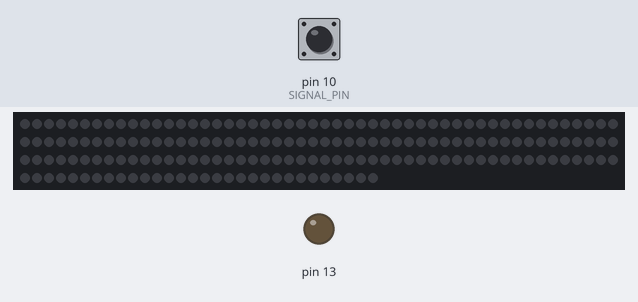
The sketch below on a simulated Teensy 4. On the bench: 180 RGB LEDs in strip order, left to right, continuing on the next row, output pins drawn as LEDs (lit = HIGH). The inputs (shaded band) are chosen by the test bench; at power-on: pin 10 (SIGNAL_PIN) LOW. Dim RGB values are drawn brighter than linear; random numbers use the default seed unless the sketch sets one; what the sketch prints to the serial monitor is not drawn.

Above: at 3.2 s.
3.3 s: pin 10 (SIGNAL_PIN) driven HIGH
At 4.0 s:
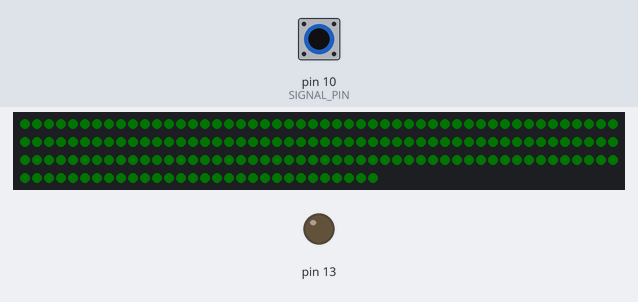
4.9 s: pin 10 (SIGNAL_PIN) driven LOW
6.4 s: pin 10 (SIGNAL_PIN) driven HIGH
At 6.55 s:
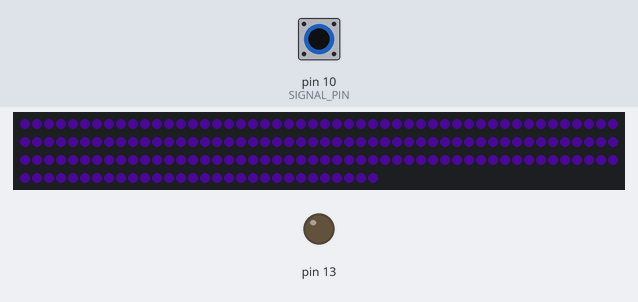
10.2 s: pin 10 (SIGNAL_PIN) pulsed LOW 2 times (0.12 s each, 0.3 s apart)
At 11.03 s:
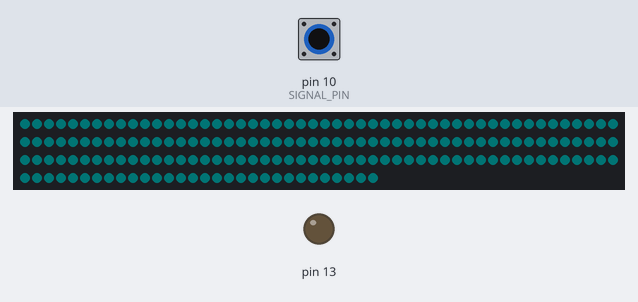

Measured:
- after the input at 3.3 s, the LEDs: first change at once (image 1 shows a later state)
- after the input at 6.4 s, the LEDs: change at once (image 2)

The sketch:

lightController.ino
```cpp
#define USE_OCTOWS2811
#include <OctoWS2811.h>
#include <FastLED.h>
FASTLED_USING_NAMESPACE

#define ARRAY_SIZE(A) (sizeof(A) / sizeof((A)[0]))

#define SIGNAL_PIN 10
#define NUM_LEDS_PER_STRIP 180
#define NUM_STRIPS 8
const int NUM_LEDS = NUM_STRIPS * NUM_LEDS_PER_STRIP;

CRGB leds[NUM_STRIPS * NUM_LEDS_PER_STRIP];

bool prev_state = false;
bool is_button_pressed = false;
bool first_enter = false;
uint32_t last_button_press = 0;

uint32_t last_draw = 0;
uint32_t wait_draw = 10;

uint8_t mode = 0;
uint8_t dir = 0;
uint8_t bri_pulse = 0;

// Annimatios
void draw_randColor();
void draw_rainbowvibe();
void draw_rainbow();
void vibe_sparkle();
void vibe_pulse();

// List of animations to cycle through.  Each is defined as a separate function below.
typedef void (*AnimationList[])();
AnimationList animations = {draw_randColor, draw_rainbowvibe, draw_rainbow, vibe_sparkle, vibe_pulse};
int current_anim = 0;

int motion_offset = 0;
uint8_t global_hue = 0;

/////////////////////////////////////////////////
// Core
/////////////////////////////////////////////////

void setup()
{

    Serial.begin(115200);

    FastLED.addLeds<OCTOWS2811>(leds, NUM_LEDS_PER_STRIP);
    FastLED.setBrightness(32);
    pinMode(13, OUTPUT);
    pinMode(SIGNAL_PIN, INPUT);

    delay(2000);
    Serial.println("Hello");
}

void loop()
{
    EVERY_N_MILLISECONDS(10) { mode = 1 - mode; };
    EVERY_N_MILLISECONDS(40) { motion_offset = (motion_offset + 1) % NUM_LEDS_PER_STRIP; };
    EVERY_N_MILLISECONDS(20) { global_hue++; };
    EVERY_N_SECONDS(10) {set_next_animation();}
    checkSignal();
    draw();
}

/////////////////////////////////////////////////
// Input Handlers
/////////////////////////////////////////////////

void checkSignal()
{
    is_button_pressed = digitalRead(SIGNAL_PIN);
    if (is_button_pressed != prev_state)
    {
        set_next_animation();
        last_button_press = millis();
    }

    first_enter = is_button_pressed && !prev_state;
    prev_state = is_button_pressed;
}

/////////////////////////////////////////////////
// Draw Functions
/////////////////////////////////////////////////

void set_next_animation()
{
    current_anim = (current_anim + 1) % ARRAY_SIZE(animations);
}

void draw()
{
    if (last_draw + wait_draw < millis())
    {

        //draw_randColor();
        //draw_rainbowvibe();
        //draw_rainbow();
        //vibe_sparkle();
        vibe_pulse();
        //animations[current_anim]();
        last_draw = millis();
    }
    FastLED.show();
}

typedef struct RandColorState
{
    uint8_t hue = 0;
    uint8_t offset = 40;
} RandColorState_t;

RandColorState_t randColorState;

void setAnim_randColor()
{
    randColorState.hue = random8();
}

void draw_randColor()
{
    for (int s = 0; s < NUM_STRIPS; s++)
    {
        for (int i = 0; i < NUM_LEDS_PER_STRIP; i++)
        {
            leds[ArrayIndex(s, i)] = CHSV(randColorState.hue + s * randColorState.offset, 255, 255);
        }
    }
}

void draw_rainbowvibe()
{
    if (is_button_pressed)
    {
        fill_rainbow(leds, NUM_LEDS, global_hue, 1); // If button pressed, light up rainbow
    }
    else
    {
        for (int i = 0; i < NUM_LEDS; i++)
        {
            leds[i] = CHSV(0, 0, 0);
        } // If no button press, LEDs off
    }
}

void draw_rainbow()
{
    uint8_t bri = (is_button_pressed) ? 255 : 0;
    for (int i = 0; i < NUM_LEDS; i++)
    {
        leds[i] = CHSV(i + motion_offset, 200, bri);
    }
}


void vibe_sparkle()
{
   if(is_button_pressed)
   {
    for(int i = 0; i < NUM_LEDS; i++)
    {
	uint8_t bri = 255;
		leds[i] = CHSV(global_hue, 200, bri);
    addGlitter(10);
	    }
    }
    else {
      for(int i = 0; i < NUM_LEDS; i++){
      leds[i] = CHSV(0, 0, 0);
      } //If no button press, LEDs off
    }

  //Color change if button is released
  if(is_button_pressed && !prev_state) {
    global_hue = random8();
  }
}

///////////////////////////////////////
// Glitter function from FastLED Demo Reel
///////////////////////////////////////
void addGlitter( fract8 chanceOfGlitter)
{
  if( random8() < chanceOfGlitter) {
    leds[ random16(NUM_LEDS) ] += CRGB::White;
  }
}

///////////////////////////////////////
// Vibe pulse
//// Upon press, pulse the LEDs on the recieved vibe - increase and decrease the speed of the pulse
///////////////////////////////////////
void vibe_pulse()
{
    //reset brightness when first entering anim
    if(first_enter) {
    bri_pulse = 255;
  }
   if(is_button_pressed) {
      for(int i = 0; i < NUM_LEDS; i++){
		leds[i] = CHSV(global_hue, 200, bri_pulse);
  }
	}
    else {
      for(int i = 0; i < NUM_LEDS; i++){
      leds[i] = CHSV(0, 0, 0);
      } //If no button press, LEDs off
    }

  //if(is_button_pressed == true & last_buttonpress == true)
   bri_pulse += dir; // Increase brightness by 1
  // Check if brightness maxed
  if (bri_pulse >= 200) {
    dir = -2; // decrease brightness
  } else if (bri_pulse < 10) {
    dir = 2; // increase brightenss
  }
  //Color change if button is released
  if(!is_button_pressed && prev_state) {
    global_hue = random8();
  }
}

/////////////////////////////////////////////////
// Utils
/////////////////////////////////////////////////

uint32_t ArrayIndex(int strip_index, int pixel_index)
{
    return strip_index * NUM_LEDS_PER_STRIP + pixel_index;
}
```
